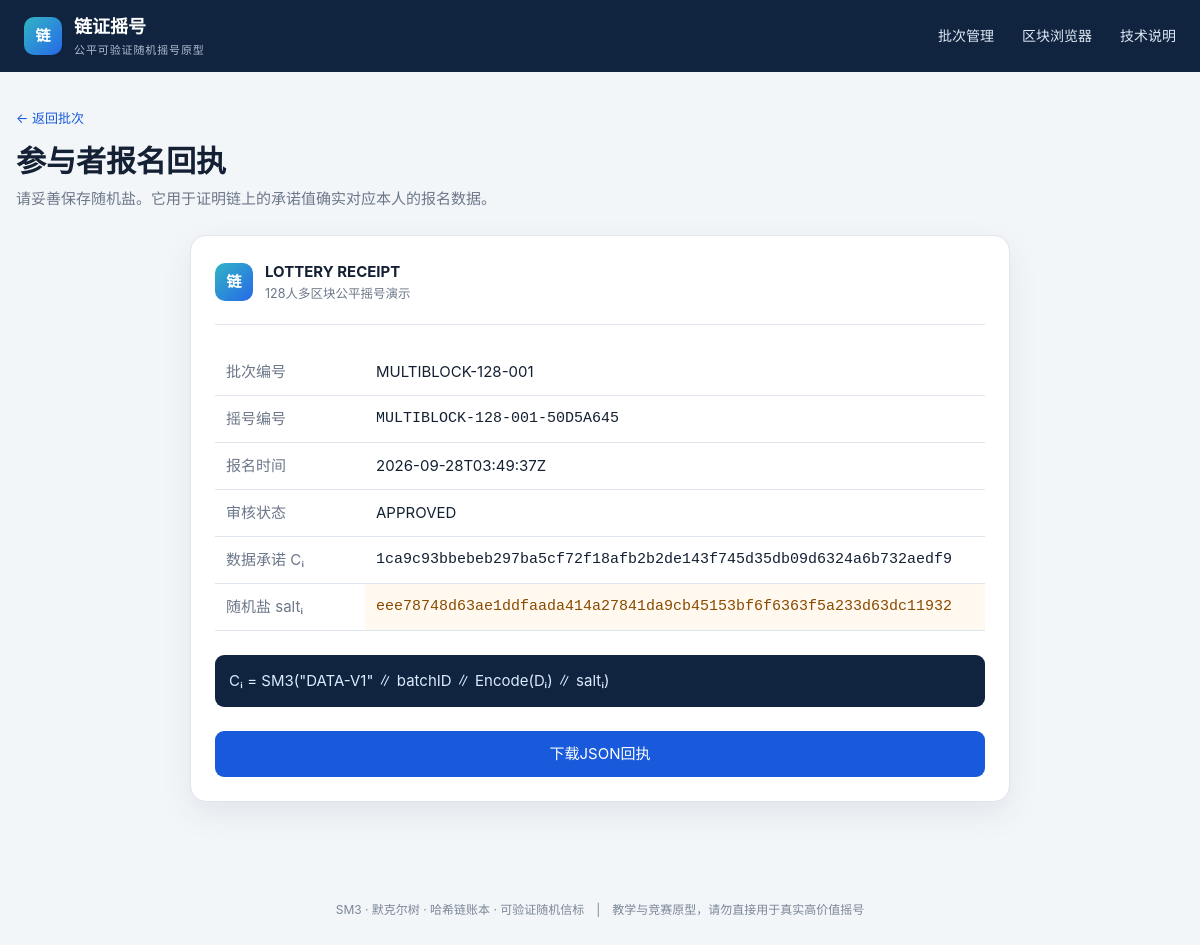
Page /participants/1/receipt on the committed database.
### tables this page shows
CREATE TABLE batches (
    id INTEGER PRIMARY KEY AUTOINCREMENT,
    batch_id TEXT NOT NULL UNIQUE,
    title TEXT NOT NULL,
    winner_count INTEGER NOT NULL CHECK(winner_count > 0),
    status TEXT NOT NULL DEFAULT 'REGISTRATION',
    rule_json TEXT NOT NULL,
    rule_hash TEXT NOT NULL,
    beacon_round INTEGER NOT NULL,
    created_at TEXT NOT NULL,
    closed_at TEXT,
    frozen_at TEXT,
    merkle_root TEXT,
    manifest_hash TEXT,
    beacon_json TEXT,
    seed TEXT,
    drawn_at TEXT
);

CREATE TABLE participants (
    id INTEGER PRIMARY KEY AUTOINCREMENT,
    batch_db_id INTEGER NOT NULL REFERENCES batches(id),
    lottery_no TEXT NOT NULL,
    name TEXT NOT NULL,
    id_number TEXT NOT NULL,
    contact TEXT NOT NULL,
    salt TEXT NOT NULL,
    commitment TEXT NOT NULL,
    status TEXT NOT NULL DEFAULT 'PENDING',
    registered_at TEXT NOT NULL,
    reviewed_at TEXT,
    leaf_hash TEXT,
    score TEXT,
    rank INTEGER,
    is_winner INTEGER NOT NULL DEFAULT 0,
    UNIQUE(batch_db_id, lottery_no),
    UNIQUE(batch_db_id, id_number)
);

### app.py (the view)
    @app.get("/participants/<int:participant_id>/receipt")
    def receipt(participant_id):
        person = get_db().execute("SELECT * FROM participants WHERE id=?", (participant_id,)).fetchone()
        if person is None:
            abort(404)
        batch = get_batch_or_404(person["batch_db_id"])
        return render_template("receipt.html", batch=batch, person=person)

### database.py (called while the page is built)
def connect(path: str | Path) -> sqlite3.Connection:
    conn = sqlite3.connect(path)
    conn.row_factory = sqlite3.Row
    conn.execute("PRAGMA foreign_keys = ON")
    return conn

### templates/receipt.html (shortened to what this page needs)
{% extends "base.html" %}
{% block content %}
<div class="page-head"><div><a class="back" href="{{ url_for('batch_detail', batch_db_id=batch['id']) }}">← 返回批次</a><h1>参与者报名回执</h1><p>请妥善保存随机盐。它用于证明链上的承诺值确实对应本人的报名数据。</p></div></div>
<section class="receipt card">
  <div class="receipt-title"><span class="brand-mark">链</span><div><strong>LOTTERY RECEIPT</strong><small>{{ batch['title'] }}</small></div></div>
  <dl>
    <dt>批次编号</dt><dd>{{ batch['batch_id'] }}</dd>
    <dt>摇号编号</dt><dd class="mono">{{ person['lottery_no'] }}</dd>
    <dt>报名时间</dt><dd>{{ person['registered_at'] }}</dd>
    <dt>审核状态</dt><dd>{{ person['status'] }}</dd>
    <dt>数据承诺 Cᵢ</dt><dd class="mono wrap">{{ person['commitment'] }}</dd>
    <dt>随机盐 saltᵢ</dt><dd class="mono wrap secret">{{ person['salt'] }}</dd>
  </dl>
  <div class="formula">Cᵢ = SM3("DATA-V1" ∥ batchID ∥ Encode(Dᵢ) ∥ saltᵢ)</div>
  <a class="button primary" href="{{ url_for('receipt_json', participant_id=person['id']) }}">下载JSON回执</a>
</section>
{% endblock %}

### static/style.css (style rules this page uses)
:root { --navy:#10243f;--blue:#185adb;--cyan:#18a0ae;--ink:#142033;--muted:#6c7789;--line:#dfe5ec;--bg:#f3f6f9;--white:#fff;--green:#0b8f65;--red:#c43d4b;--amber:#d98213;--shadow:0 12px 32px rgba(16,36,63,.08) }
* { box-sizing:border-box }
body { margin:0;background:var(--bg);color:var(--ink);font:15px/1.6 Inter,"Noto Sans SC","Microsoft YaHei",sans-serif }
.brand-mark { display:grid;place-items:center;width:38px;height:38px;border-radius:10px;background:linear-gradient(135deg,#31b4c5,#2769e8);font-weight:800;color:white }
.card { background:var(--white);border:1px solid var(--line);border-radius:16px;padding:24px;box-shadow:var(--shadow);margin-bottom:24px }
.button { display:inline-flex;justify-content:center;align-items:center;border:0;border-radius:9px;padding:11px 16px;font-weight:750;text-decoration:none;cursor:pointer;font:inherit;width:100%;margin-top:9px }
.button.primary { background:var(--blue);color:white }
.page-head { display:flex;justify-content:space-between;align-items:flex-end;margin-bottom:22px }
.page-head h1 { font-size:30px;margin:7px 0 0 }
.page-head p { color:var(--muted);margin:2px 0 }
.back { font-size:13px;color:var(--blue);text-decoration:none }
.mono,code { font-family:"SFMono-Regular",Consolas,monospace }
.receipt { max-width:820px;margin:auto }
.receipt-title { display:flex;gap:12px;align-items:center;padding-bottom:20px;border-bottom:1px solid var(--line) }
.receipt-title strong,.receipt-title small { display:block }
.receipt-title small { color:var(--muted) }
dl { display:grid;grid-template-columns:150px 1fr;margin:24px 0 }
dt,dd { padding:11px;border-bottom:1px solid var(--line);margin:0 }
dt { color:var(--muted) }
.wrap { overflow-wrap:anywhere }
.secret { color:#8a4a00;background:#fff9ef }
.formula,.hash-block { display:block;padding:14px;background:#10243f;color:#d9ecff;border-radius:9px;overflow-wrap:anywhere;margin:15px 0 }

### rows in the picture
batches: title "128人多区块公平摇号演示", batch_id "MULTIBLOCK-128-001"
participants: lottery_no "MULTIBLOCK-128-001-50D5A645", registered_at "2026-09-28T03:49:37Z", status "APPROVED", commitment "1ca9c93bbebeb297ba5cf72f18afb2b2de143f745d35db09d6324a6b732aedf9", salt "eee78748d63ae1ddfaada414a27841da9cb45153bf6f6363f5a233d63dc11932"
